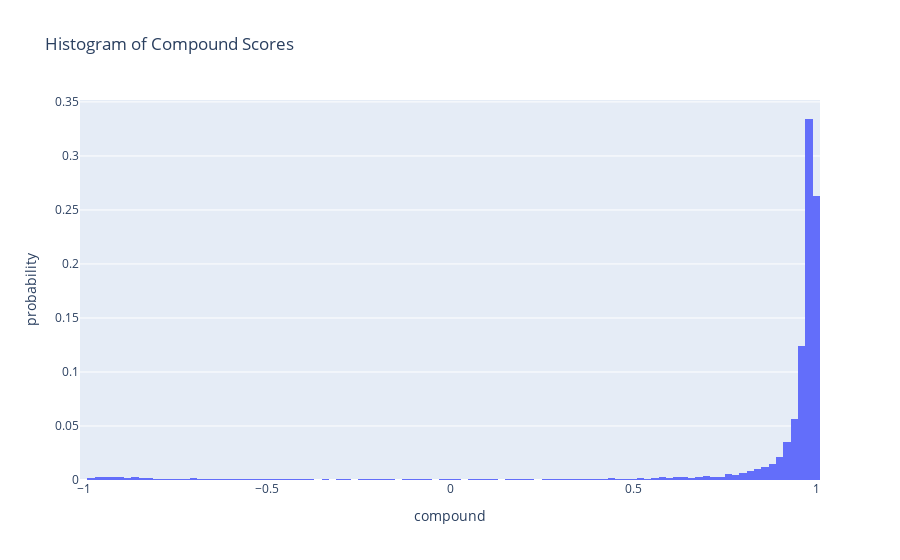

The cell this chart's notebook holds for it:
### Code cell
fig = px.histogram(reviews, x = "compound", histnorm = "probability",
                  title = "Histogram of Compound Scores",
                    nbins = 100
                  )

fig.show()

### Figure 1 — Plotly figure (JSON) as saved in the notebook; plotly's stock layout.template omitted (floating-point values rounded to 4 significant figures; data arrays with more than 128 entries replaced by an {"elided": "..."} marker saying what was removed)
{"data": [{"alignmentgroup": "True", "bingroup": "x", "histnorm": "probability", "hovertemplate": "compound=%{x}<br>probability=%{y}<extra></extra>", "legendgroup": "", "marker": {"color": "#636efa", "pattern": {"shape": ""}}, "name": "", "nbinsx": 100, "offsetgroup": "", "orientation": "v", "showlegend": false, "type": "histogram", "x": {"elided": "20491 float values"}, "xaxis": "x", "yaxis": "y"}], "layout": {"barmode": "relative", "legend": {"tracegroupgap": 0}, "title": {"text": "Histogram of Compound Scores"}, "xaxis": {"anchor": "y", "domain": [0, 1], "title": {"text": "compound"}}, "yaxis": {"anchor": "x", "domain": [0, 1], "title": {"text": "probability"}}}}
